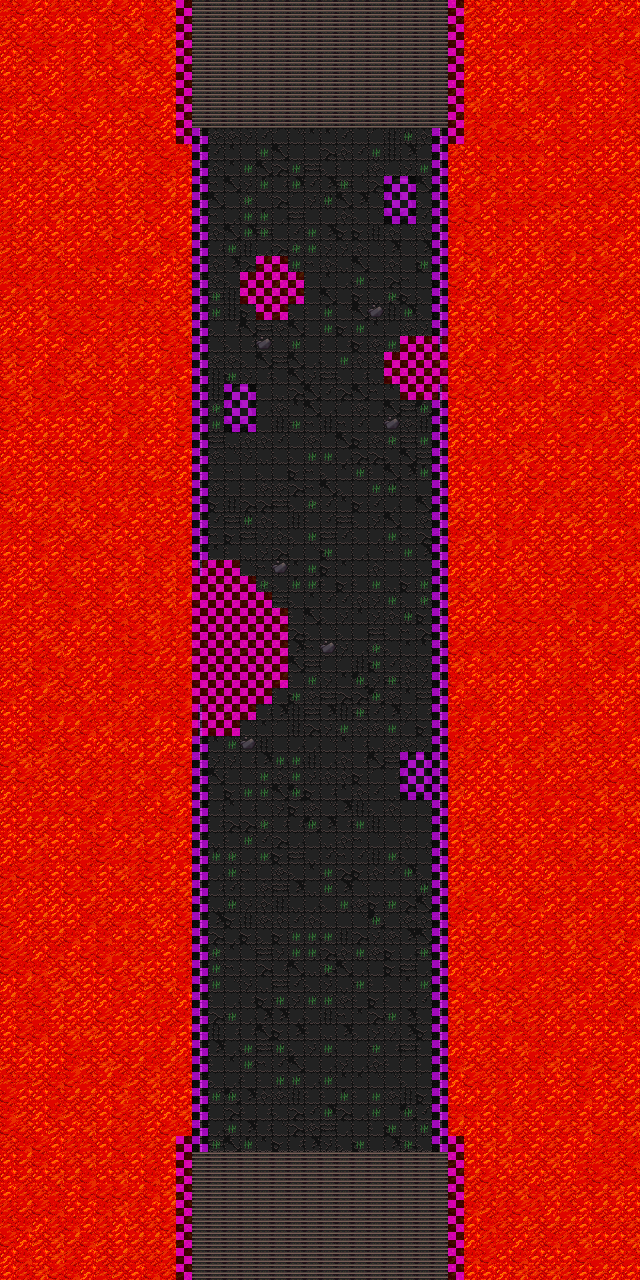

Rendered tile map (Tiled .tmx) drawn with the repository's tilesets; below, a short description and the map source with its tile grids summarised:
An orthogonal 40x80 tile map with 16x16 px tiles, 4 tile layers (ground, wall, front, collision).

<map version="1.10" tiledversion="1.10.2" orientation="orthogonal" renderorder="right-down" width="40" height="80" tilewidth="16" tileheight="16" infinite="0" nextlayerid="5" nextobjectid="1">
 <editorsettings>
  <export target="../map/3BRIDGE/3BRIDGE.csv" format="csv" />
 </editorsettings>
 <tileset firstgid="1" source="newTileSet.tsx" />
 <layer id="1" name="ground" width="40" height="80">
  <data>[3200 cells, 3200 non-empty, 34 distinct tile ids]</data>
 </layer>
 <layer id="2" name="wall" width="40" height="80">
  <data>[3200 cells, 264 non-empty, 3 distinct tile ids]</data>
 </layer>
 <layer id="3" name="front" width="40" height="80">
  <data>[3200 cells, 18 non-empty, 6 distinct tile ids]</data>
 </layer>
 <layer id="4" name="collision" width="40" height="80">
  <data>[3200 cells, 247 non-empty, 1 distinct tile ids]</data>
 </layer>
</map>
